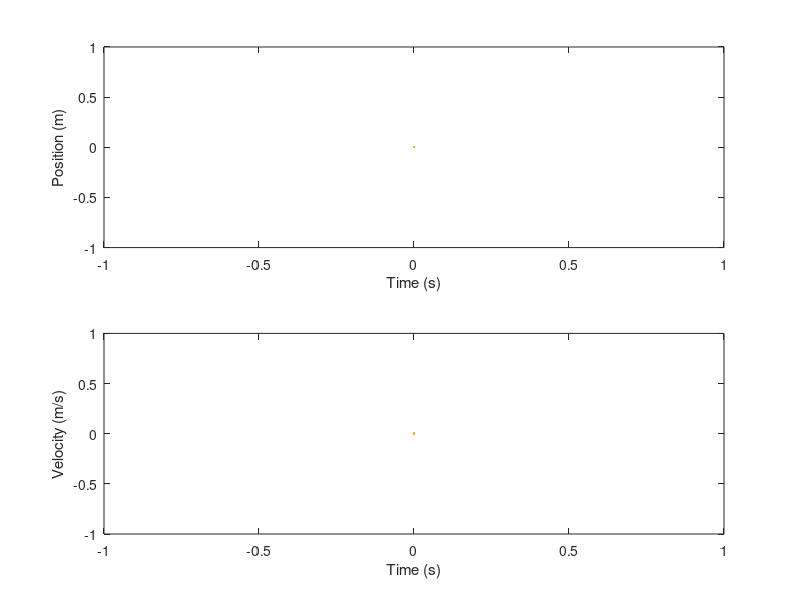

MATLAB code for this plot: (Note: this script raises an error after producing the figure.)
emass = 9.109e-31;
echarge = 1.602e-19;
Emag = 1e5;   % Magnitude of electric field
Eforce = echarge*Emag;  % Force experienced by applied electric field
eNum = 3;
simNum = 100;
scatprob = 0.05;

eposition = zeros(eNum,1);
evelocity = zeros(eNum,1);

dt = 1e-6;
t = zeros(1,simNum);

for Simulation = 1:simNum

    for Electron = 1:eNum

        subplot(2,1,1);
        plot(t(1,1:Simulation),eposition(Electron,1:Simulation));
        xlabel("Time (s)")
        ylabel("Position (m)")
        hold on

        subplot(2,1,2);
        plot(t(1,1:Simulation),evelocity(Electron,1:Simulation));
        xlabel("Time (s)")
        ylabel("Velocity (m/s)")
        hold on

        t(1,Simulation+1) = t(1,Simulation) + dt;
        eacceleration = Eforce/emass;

        if rand() <= 0.05
            evelocity(Electron,Simulation + 1) = -0.25*evelocity(Electron,Simulation);
        else
            evelocity(Electron,Simulation + 1) = evelocity(Electron,Simulation) + eacceleration*dt;
        end

        eposition(Electron,Simulation + 1) = eposition(Electron,Simulation) + evelocity(Electron,Simulation)*dt;

    end

    sumvelocity = sum(evelocity,"all");
    dvelocity = sumvelocity/(Simulation*eNum);
    title("Electron Drift Velocity (m/s): "+dvelocity)
    
    pause(0.02)

end

